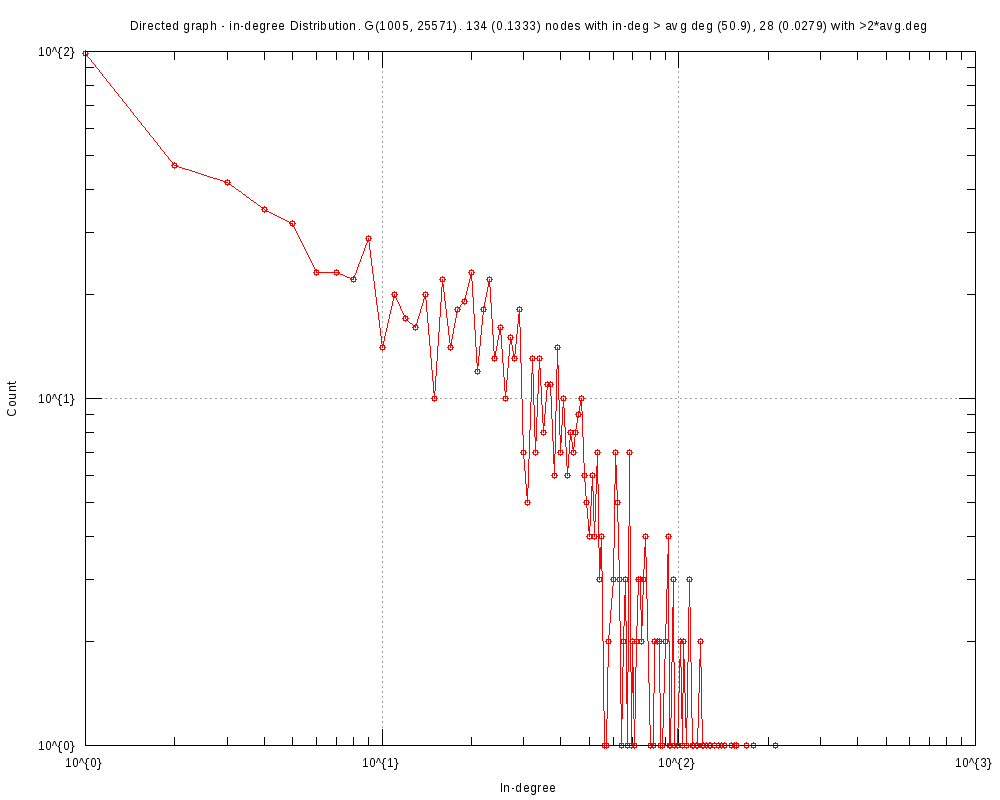

Write gnuplot code to recreate this figure.
#
# Directed graph - in-degree Distribution. G(1005, 25571). 134 (0.1333) nodes with in-deg > avg deg (50.9), 28 (0.0279) with >2*avg.deg (Thu Oct 26 13:39:40 2017)
#

set title "Directed graph - in-degree Distribution. G(1005, 25571). 134 (0.1333) nodes with in-deg > avg deg (50.9), 28 (0.0279) with >2*avg.deg"
set key bottom right
set logscale xy 10
set format x "10^{%L}"
set mxtics 10
set format y "10^{%L}"
set mytics 10
set grid
set xlabel "In-degree"
set ylabel "Count"
set tics scale 2
set terminal png font arial 10 size 1000,800
set output 'inDeg.EUC.png'
plot 	"inDeg.EUC.tab" using 1:2 title "" with linespoints pt 6
